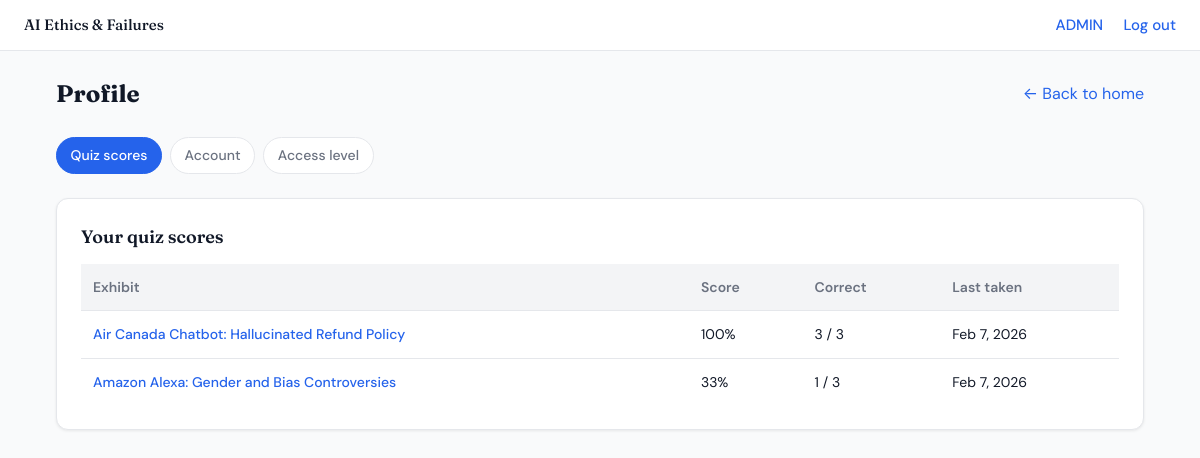
Before: /accounts/profile/ (signed in) with the older database file.
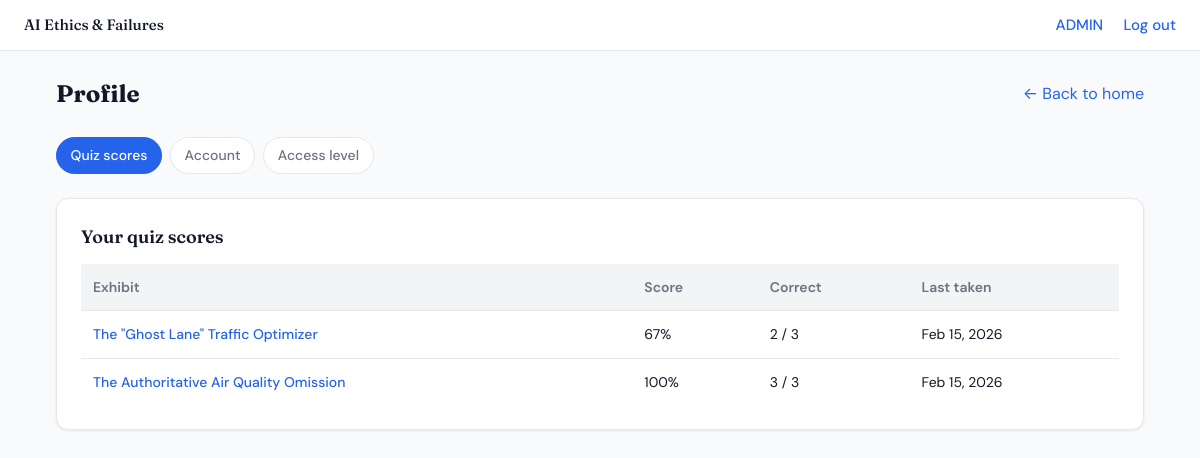
After: the same page with the newer database file.
### exhibits/models.py (models this page shows, shortened)
class QuizScore(models.Model):
    user = models.ForeignKey(
        settings.AUTH_USER_MODEL,
        on_delete=models.CASCADE,
        related_name="quiz_scores",
    )
    exhibit = models.ForeignKey(
        Exhibit,
        on_delete=models.CASCADE,
        related_name="quiz_scores",
    )
    total_questions = models.PositiveIntegerField()
    correct_answers = models.PositiveIntegerField()
    score_percentage = models.FloatField()
    taken_at = models.DateTimeField(auto_now_add=True)
    class Meta:
        unique_together = ("user", "exhibit")

class Exhibit(models.Model):
    title = models.CharField(max_length=200)
    domain = models.CharField(max_length=100)
    deployment_context = models.TextField()
    intended_use = models.TextField()
    system_type = models.CharField(max_length=100)
    inputs_and_assumptions = models.TextField()
    outputs_presented = models.TextField()
    failure_description = models.TextField()
    detection_method = models.TextField()
    affected_parties = models.TextField()
    contributing_factors = models.TextField()
    lessons_learned = models.TextField()
    image = models.ImageField(upload_to='exhibits/images/', blank=True, null=True, help_text="Image representing this exhibit")
    image_reference = models.CharField(max_length=200, blank=True, null=True, help_text="Reference/attribution for the image")
    supporting_artefacts = models.JSONField(default=list, blank=True, help_text="List of supporting artefact links")
    data_issues = models.TextField(blank=True, help_text="Data-related issues that contributed to the failure")
    technical_choices = models.TextField(blank=True, help_text="Technical choices that contributed to the failure")
    organizational_factors = models.TextField(blank=True, help_text="Organizational and governance factors")
    timeline = models.TextField(blank=True, help_text="Timeline of failure and aftermath")
    created_at = models.DateTimeField(auto_now_add=True)

### exhibits/views.py (the view)
# urls.py: path("accounts/profile/", exhibit_views.profile_view, name="profile"),
@login_required
def profile_view(request):
    tab = (request.GET.get("tab") or "scores").strip().lower()
    if tab not in ("scores", "account", "access"):
        tab = "scores"
    profile, _ = UserProfile.objects.get_or_create(user=request.user, defaults={"access_level": "user"})
    quiz_scores = QuizScore.objects.filter(user=request.user).select_related("exhibit").order_by("exhibit__title")
    username_form = UsernameChangeForm(user=request.user)
    password_form = PasswordChangeForm(user=request.user)
    all_users = []
    if profile.is_admin:
        users = User.objects.all().order_by("username")
        for u in users:
            up, _ = UserProfile.objects.get_or_create(user=u, defaults={"access_level": "user"})
            all_users.append({"user": u, "profile": up})
    return render(request, "exhibits/profile.html", {
        "active_tab": tab,
        "quiz_scores": quiz_scores,
        "username_form": username_form,
        "password_form": password_form,
        "user_profile": profile,
        "all_users": all_users,
    })

### exhibits/context_processors.py (called while the page is built)
def user_profile(request):
    if request.user.is_authenticated:
        from .models import UserProfile
        profile, _ = UserProfile.objects.get_or_create(user=request.user, defaults={"access_level": "user"})
        return {"user_profile": profile}
    return {"user_profile": None}

### exhibits/models.py (called while the page is built)
    @property
    def is_admin(self):
        return self.access_level == "admin"

    @property
    def is_curator(self):
        return self.access_level in ("admin", "curator")

### exhibits/templates/exhibits/profile.html (shortened to what this page needs)
{% extends "exhibits/base.html" %}
{% load static %}
{% block content %}
<div class="wrap">
    <div class="profile-header">
        <h1 class="page-title">Profile</h1>
        <a href="{% url 'home' %}">← Back to home</a>
    </div>
    <nav class="tabs" role="tablist">
        <a href="?tab=scores" class="{% if active_tab == 'scores' %}active{% endif %}" role="tab">Quiz scores</a>
        <a href="?tab=account" class="{% if active_tab == 'account' %}active{% endif %}" role="tab">Account</a>
        <a href="?tab=access" class="{% if active_tab == 'access' %}active{% endif %}" role="tab">Access level</a>
    </nav>
    {% if active_tab == 'scores' %}
    <div class="panel">
        <h2>Your quiz scores</h2>
        {% if quiz_scores %}
        <table class="score-table">
            <thead>
                <tr>
                    <th>Exhibit</th>
                    <th>Score</th>
                    <th>Correct</th>
                    <th>Last taken</th>
                </tr>
            </thead>
            <tbody>
                {% for qs in quiz_scores %}
                <tr>
                    <td><a href="{% url 'exhibits:detail' qs.exhibit_id %}">{{ qs.exhibit.title }}</a></td>
                    <td class="score-pct">{{ qs.score_percentage|floatformat:0 }}%</td>
                    <td>{{ qs.correct_answers }} / {{ qs.total_questions }}</td>
                    <td>{{ qs.taken_at|date:"M j, Y" }}</td>
                </tr>
                {% endfor %}
            </tbody>
        </table>
        {% else %}
        <p style="color: var(--site-text-muted); margin: 0;">You haven't taken any quizzes yet. <a href="{% url 'home' %}">Try an exhibit</a> and take its quiz to see your scores here.</p>
        {% endif %}
    </div>
    {% endif %}
</div>
{% endblock %}

### exhibits/templates/exhibits/base.html (shortened to what this page needs)
<!DOCTYPE html>
<html lang="en">
<head>
    {% load static %}
    <link rel="stylesheet" href="{% static 'exhibits/css/site.css' %}">
</head>
<body>
    <header class="site-header">
        <a href="{% url 'home' %}" class="site-logo">AI Ethics &amp; Failures</a>
        <nav class="auth-links">
            {% if request.user.is_authenticated %}
                <a href="{% url 'profile' %}">{{ request.user.username }}</a>
                <a href="{% url 'logout' %}">Log out</a>
            {% else %}
                <a href="{% url 'login' %}">Sign in</a>
                <a href="{% url 'signup' %}">Create account</a>
            {% endif %}
        </nav>
    </header>
    <main id="main-content">
        {% block content %}{% endblock %}
    </main>
</body>
</html>

### exhibits/static/exhibits/css/site.css (style rules this page uses)
:root { --site-bg: #f9fafb; --site-surface: #fff; --site-surface-2: #f3f4f6; --site-border: #e5e7eb; --site-text: #111827; --site-text-muted: #6b7280; --site-accent: #2563eb; --site-accent-light: #dbeafe; --site-radius: 8px; --site-radius-lg: 12px; --site-shadow: 0 1px 3px rgba(0,0,0,0.08); --site-shadow-md: 0 4px 12px rgba(0,0,0,0.08); }
* { box-sizing: border-box; }
body { font-family: 'DM Sans', system-ui, -apple-system, Segoe UI, Roboto, sans-serif; margin: 0; min-height: 100vh; background: var(--site-bg); color: var(--site-text); font-size: 16px; line-height: 1.6; }
a { color: var(--site-accent); text-decoration: none; }
.site-header { background: var(--site-surface); border-bottom: 1px solid var(--site-border); padding: 0.75rem 1.5rem; display: flex; justify-content: space-between; align-items: center; flex-wrap: wrap; gap: 0.75rem; }
.site-header a { font-size: 0.9375rem; font-weight: 500; }
.site-logo { font-family: 'Fraunces', Georgia, serif; font-weight: 700; font-size: 1.25rem; color: var(--site-text); }
.site-header .auth-links a { margin-left: 1rem; }
.site-header .auth-links a:first-child { margin-left: 0; }
.wrap { max-width: 72rem; margin: 0 auto; padding: 1.5rem 1.25rem 3rem; }
@media (min-width: 768px) { .wrap { padding-left: 2rem; padding-right: 2rem; } }
.page-title { font-family: 'Fraunces', Georgia, serif; font-size: 1.5rem; font-weight: 700; margin: 0 0 1rem 0; color: var(--site-text); }
.panel { background: var(--site-surface); border: 1px solid var(--site-border); border-radius: var(--site-radius-lg); padding: 1.5rem; margin-bottom: 1.5rem; box-shadow: var(--site-shadow); }
.panel h2 { font-family: 'Fraunces', Georgia, serif; font-size: 1.125rem; font-weight: 600; margin: 0 0 0.75rem 0; }
.tabs { display: flex; flex-wrap: wrap; gap: 0.5rem; margin-bottom: 1.5rem; }
.tabs a { display: inline-flex; align-items: center; padding: 0.4rem 0.85rem; font-size: 0.875rem; font-weight: 500; border-radius: 999px; border: 1px solid var(--site-border); background: var(--site-surface); color: var(--site-text-muted); text-decoration: none; white-space: nowrap; }
.tabs a.active { background: var(--site-accent); color: #fff; border-color: var(--site-accent); }
.profile-header { display: flex; justify-content: space-between; align-items: center; flex-wrap: wrap; gap: 1rem; margin-bottom: 1.5rem; }
.profile-header .page-title { margin: 0; }
.score-table { width: 100%; border-collapse: collapse; font-size: 0.875rem; }
.score-table th, .score-table td { padding: 0.75rem; text-align: left; border-bottom: 1px solid var(--site-border); }
.score-table th { font-weight: 600; color: var(--site-text-muted); background: var(--site-surface-2); }
.score-table tr:last-child td { border-bottom: none; }
.score-table a { font-weight: 500; }
.score-pct { font-variant-numeric: tabular-nums; }

Changed rows visible on the page:
removed QuizScore: exhibit "Air Canada Chatbot: Hallucinated Refund Policy", score_percentage "100", correct_answers "3", total_questions "3", taken_at "Feb 7, 2026"
removed QuizScore: exhibit "Amazon Alexa: Gender and Bias Controversies", score_percentage "33", correct_answers "1", total_questions "3", taken_at "Feb 7, 2026"
added QuizScore: exhibit "The \"Ghost Lane\" Traffic Optimizer", score_percentage "67", correct_answers "2", total_questions "3", taken_at "Feb 15, 2026"
added QuizScore: exhibit "The Authoritative Air Quality Omission", score_percentage "100", correct_answers "3", total_questions "3", taken_at "Feb 15, 2026"
